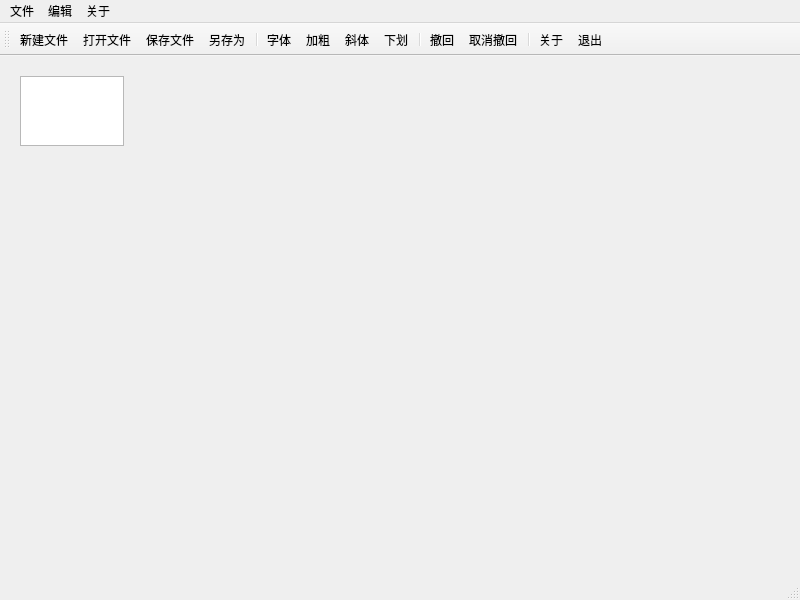
<?xml version="1.0" encoding="UTF-8"?>
<ui version="4.0">
 <class>MainWindow</class>
 <widget class="QMainWindow" name="MainWindow">
  <property name="geometry">
   <rect>
    <x>0</x>
    <y>0</y>
    <width>800</width>
    <height>600</height>
   </rect>
  </property>
  <property name="windowTitle">
   <string>记事本</string>
  </property>
  <property name="windowIcon">
   <iconset resource="img.qrc">
    <normaloff>:/images/img/notes.png</normaloff>:/images/img/notes.png</iconset>
  </property>
  <widget class="QWidget" name="centralwidget">
   <widget class="QTextEdit" name="textEdit">
    <property name="geometry">
     <rect>
      <x>20</x>
      <y>20</y>
      <width>104</width>
      <height>70</height>
     </rect>
    </property>
   </widget>
  </widget>
  <widget class="QMenuBar" name="menubar">
   <property name="geometry">
    <rect>
     <x>0</x>
     <y>0</y>
     <width>800</width>
     <height>21</height>
    </rect>
   </property>
   <widget class="QMenu" name="menu">
    <property name="title">
     <string>文件</string>
    </property>
    <addaction name="action_new_file"/>
    <addaction name="action_open_file"/>
    <addaction name="separator"/>
    <addaction name="action_save_file"/>
    <addaction name="action_save_as"/>
    <addaction name="separator"/>
    <addaction name="action_print"/>
    <addaction name="separator"/>
    <addaction name="action_exit"/>
   </widget>
   <widget class="QMenu" name="menu_2">
    <property name="title">
     <string>编辑</string>
    </property>
    <addaction name="action_cut"/>
    <addaction name="action_copy"/>
    <addaction name="action_paste"/>
    <addaction name="separator"/>
    <addaction name="action_bold"/>
    <addaction name="action_italics"/>
    <addaction name="action_underline"/>
    <addaction name="separator"/>
    <addaction name="action_font"/>
   </widget>
   <widget class="QMenu" name="menu_3">
    <property name="title">
     <string>关于</string>
    </property>
    <addaction name="action_about"/>
   </widget>
   <addaction name="menu"/>
   <addaction name="menu_2"/>
   <addaction name="menu_3"/>
  </widget>
  <widget class="QStatusBar" name="statusbar"/>
  <widget class="QToolBar" name="toolBar">
   <property name="windowTitle">
    <string>toolBar</string>
   </property>
   <attribute name="toolBarArea">
    <enum>TopToolBarArea</enum>
   </attribute>
   <attribute name="toolBarBreak">
    <bool>false</bool>
   </attribute>
   <addaction name="action_new_file"/>
   <addaction name="action_open_file"/>
   <addaction name="action_save_file"/>
   <addaction name="action_save_as"/>
   <addaction name="separator"/>
   <addaction name="action_font"/>
   <addaction name="action_bold"/>
   <addaction name="action_italics"/>
   <addaction name="action_underline"/>
   <addaction name="separator"/>
   <addaction name="action_undo"/>
   <addaction name="action_redo"/>
   <addaction name="separator"/>
   <addaction name="action_about"/>
   <addaction name="action_exit"/>
  </widget>
  <action name="action_new_file">
   <property name="icon">
    <iconset resource="img.qrc">
     <normaloff>:/images/img/new-document.png</normaloff>:/images/img/new-document.png</iconset>
   </property>
   <property name="text">
    <string>新建文件</string>
   </property>
   <property name="shortcut">
    <string>Ctrl+N</string>
   </property>
   <property name="menuRole">
    <enum>QAction::MenuRole::NoRole</enum>
   </property>
  </action>
  <action name="action_open_file">
   <property name="icon">
    <iconset resource="img.qrc">
     <normaloff>:/images/img/open-folder.png</normaloff>:/images/img/open-folder.png</iconset>
   </property>
   <property name="text">
    <string>打开文件</string>
   </property>
   <property name="shortcut">
    <string>Ctrl+O</string>
   </property>
   <property name="menuRole">
    <enum>QAction::MenuRole::NoRole</enum>
   </property>
  </action>
  <action name="action_save_file">
   <property name="icon">
    <iconset resource="img.qrc">
     <normaloff>:/images/img/save.png</normaloff>:/images/img/save.png</iconset>
   </property>
   <property name="text">
    <string>保存文件</string>
   </property>
   <property name="shortcut">
    <string>Ctrl+S</string>
   </property>
   <property name="menuRole">
    <enum>QAction::MenuRole::NoRole</enum>
   </property>
  </action>
  <action name="action_save_as">
   <property name="icon">
    <iconset resource="img.qrc">
     <normaloff>:/images/img/download.png</normaloff>:/images/img/download.png</iconset>
   </property>
   <property name="text">
    <string>另存为</string>
   </property>
   <property name="shortcut">
    <string>Ctrl+Shift+S</string>
   </property>
   <property name="menuRole">
    <enum>QAction::MenuRole::NoRole</enum>
   </property>
  </action>
  <action name="action_paste">
   <property name="icon">
    <iconset resource="img.qrc">
     <normaloff>:/images/img/paste.png</normaloff>:/images/img/paste.png</iconset>
   </property>
   <property name="text">
    <string>粘贴</string>
   </property>
   <property name="toolTip">
    <string>粘贴</string>
   </property>
   <property name="shortcut">
    <string>Ctrl+V</string>
   </property>
   <property name="menuRole">
    <enum>QAction::MenuRole::NoRole</enum>
   </property>
  </action>
  <action name="action_cut">
   <property name="icon">
    <iconset resource="img.qrc">
     <normaloff>:/images/img/scissors.png</normaloff>:/images/img/scissors.png</iconset>
   </property>
   <property name="text">
    <string>剪切</string>
   </property>
   <property name="shortcut">
    <string>Ctrl+X</string>
   </property>
   <property name="menuRole">
    <enum>QAction::MenuRole::NoRole</enum>
   </property>
  </action>
  <action name="action_copy">
   <property name="icon">
    <iconset resource="img.qrc">
     <normaloff>:/images/img/copy-two-paper-sheets-interface-symbol.png</normaloff>:/images/img/copy-two-paper-sheets-interface-symbol.png</iconset>
   </property>
   <property name="text">
    <string>复制</string>
   </property>
   <property name="shortcut">
    <string>Ctrl+C</string>
   </property>
   <property name="menuRole">
    <enum>QAction::MenuRole::NoRole</enum>
   </property>
  </action>
  <action name="action_bold">
   <property name="checkable">
    <bool>true</bool>
   </property>
   <property name="icon">
    <iconset resource="img.qrc">
     <normaloff>:/images/img/bold.png</normaloff>:/images/img/bold.png</iconset>
   </property>
   <property name="text">
    <string>加粗</string>
   </property>
   <property name="shortcut">
    <string>Ctrl+B</string>
   </property>
   <property name="menuRole">
    <enum>QAction::MenuRole::NoRole</enum>
   </property>
  </action>
  <action name="action_italics">
   <property name="checkable">
    <bool>true</bool>
   </property>
   <property name="icon">
    <iconset resource="img.qrc">
     <normaloff>:/images/img/italic.png</normaloff>:/images/img/italic.png</iconset>
   </property>
   <property name="text">
    <string>斜体</string>
   </property>
   <property name="shortcut">
    <string>Ctrl+I</string>
   </property>
   <property name="menuRole">
    <enum>QAction::MenuRole::NoRole</enum>
   </property>
  </action>
  <action name="action_underline">
   <property name="checkable">
    <bool>true</bool>
   </property>
   <property name="icon">
    <iconset resource="img.qrc">
     <normaloff>:/images/img/underline.png</normaloff>:/images/img/underline.png</iconset>
   </property>
   <property name="text">
    <string>下划</string>
   </property>
   <property name="shortcut">
    <string>Ctrl+U</string>
   </property>
   <property name="menuRole">
    <enum>QAction::MenuRole::NoRole</enum>
   </property>
  </action>
  <action name="action_font">
   <property name="icon">
    <iconset resource="img.qrc">
     <normaloff>:/images/img/font-adjustment.png</normaloff>:/images/img/font-adjustment.png</iconset>
   </property>
   <property name="text">
    <string>字体</string>
   </property>
   <property name="menuRole">
    <enum>QAction::MenuRole::NoRole</enum>
   </property>
  </action>
  <action name="action_about">
   <property name="icon">
    <iconset resource="img.qrc">
     <normaloff>:/images/img/information-button.png</normaloff>:/images/img/information-button.png</iconset>
   </property>
   <property name="text">
    <string>关于</string>
   </property>
   <property name="menuRole">
    <enum>QAction::MenuRole::NoRole</enum>
   </property>
  </action>
  <action name="action_undo">
   <property name="icon">
    <iconset resource="img.qrc">
     <normaloff>:/images/img/undo.png</normaloff>:/images/img/undo.png</iconset>
   </property>
   <property name="text">
    <string>撤回</string>
   </property>
   <property name="toolTip">
    <string>撤回</string>
   </property>
   <property name="shortcut">
    <string>Ctrl+Z</string>
   </property>
   <property name="menuRole">
    <enum>QAction::MenuRole::NoRole</enum>
   </property>
  </action>
  <action name="action_redo">
   <property name="icon">
    <iconset resource="img.qrc">
     <normaloff>:/images/img/forward.png</normaloff>:/images/img/forward.png</iconset>
   </property>
   <property name="text">
    <string>取消撤回</string>
   </property>
   <property name="shortcut">
    <string>Ctrl+Y</string>
   </property>
   <property name="menuRole">
    <enum>QAction::MenuRole::NoRole</enum>
   </property>
  </action>
  <action name="action_exit">
   <property name="icon">
    <iconset resource="img.qrc">
     <normaloff>:/images/img/log-out.png</normaloff>:/images/img/log-out.png</iconset>
   </property>
   <property name="text">
    <string>退出</string>
   </property>
   <property name="menuRole">
    <enum>QAction::MenuRole::NoRole</enum>
   </property>
  </action>
  <action name="action_print">
   <property name="icon">
    <iconset resource="img.qrc">
     <normaloff>:/images/img/printer.png</normaloff>:/images/img/printer.png</iconset>
   </property>
   <property name="text">
    <string>打印</string>
   </property>
   <property name="shortcut">
    <string>Ctrl+P</string>
   </property>
   <property name="menuRole">
    <enum>QAction::MenuRole::NoRole</enum>
   </property>
  </action>
 </widget>
 <resources>
  <include location="img.qrc"/>
 </resources>
 <connections/>
</ui>
